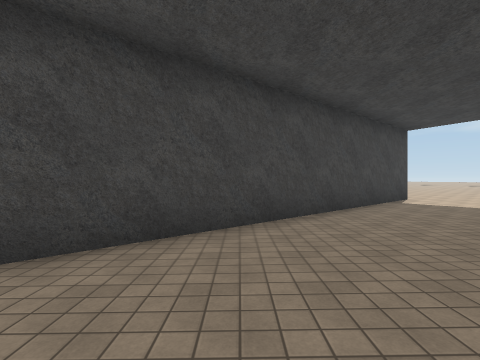
View 1 (above)

24 first-person views from a walk through a 3-D level made in the Unity game engine. The camera is 1.5 m above the floor, looks level and sees 85° across. Doors are open. The floor is counted in squares, 2 m on a side. Each view is taken from the middle of a square. On the plan, view 1 faces up. The plan holds only what a view shows up to about 9 squares ahead; the rest is blank. The place goes on beyond the plan. Some surface patterns are stand-ins.

View 2
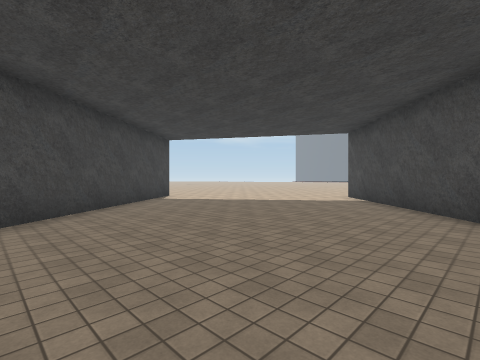

View 3
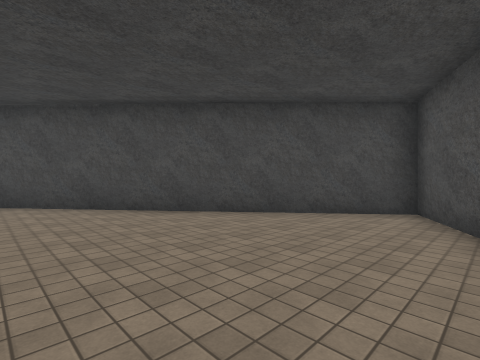

View 4
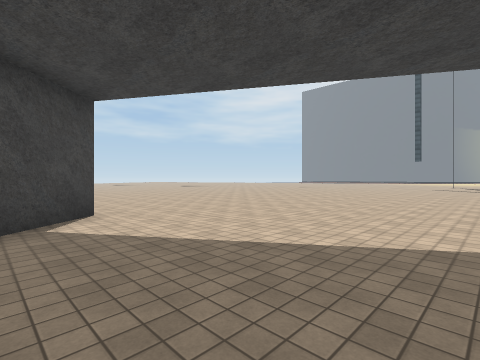

View 5
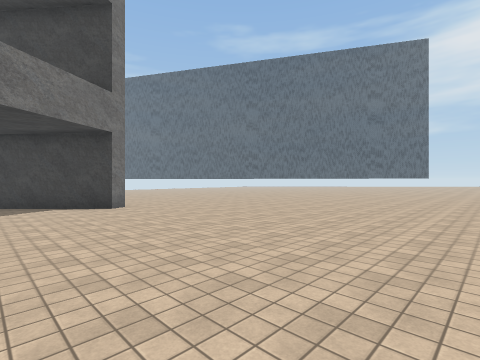

View 6
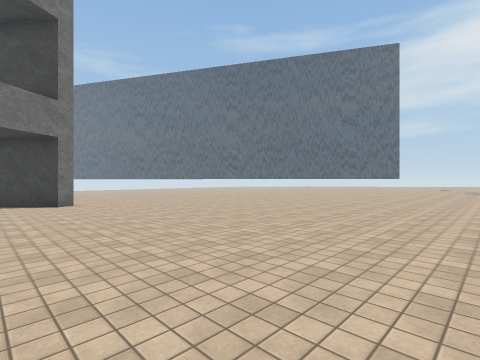

View 7
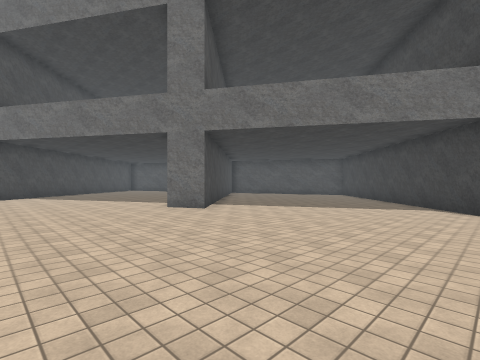

View 8
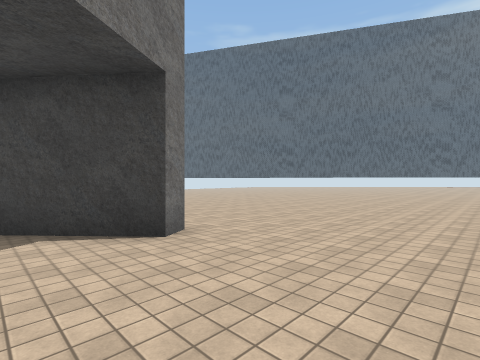

View 9
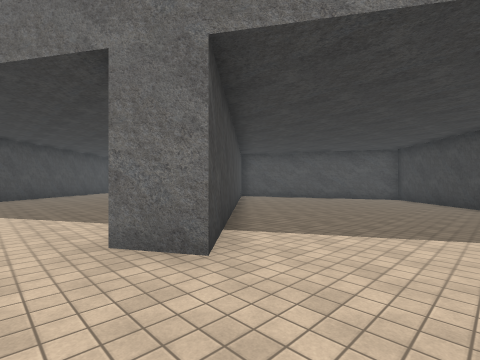

View 10
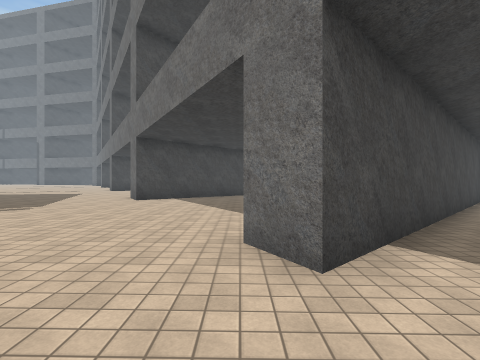

View 11
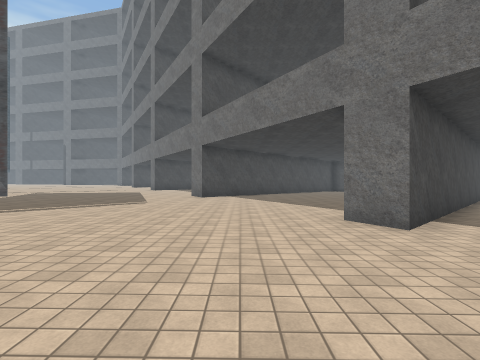

View 12
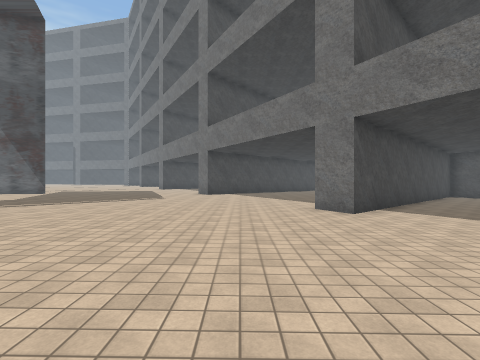

View 13
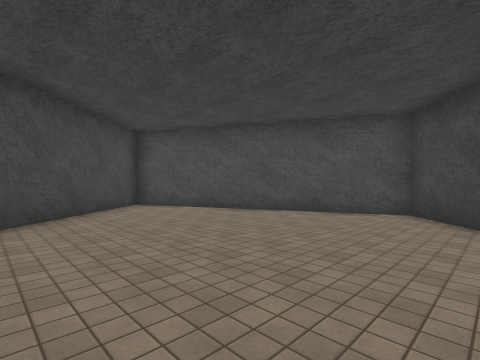

View 14
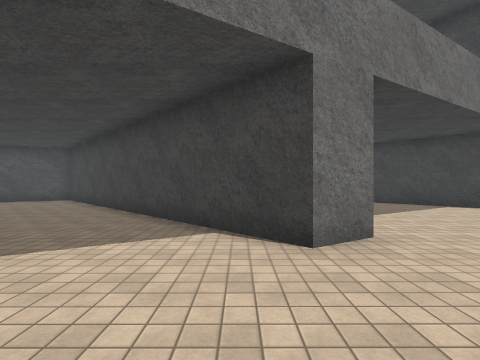

View 15
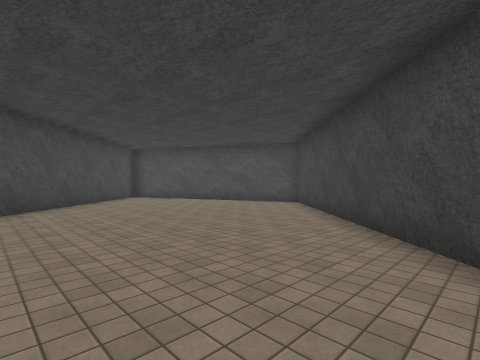

View 16
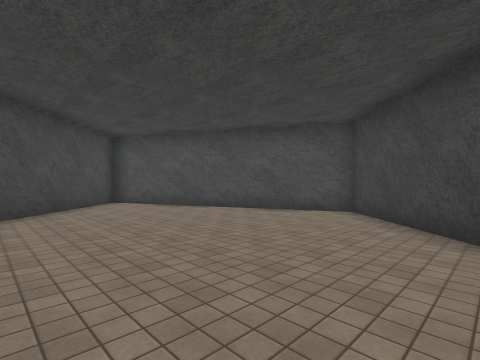

View 17
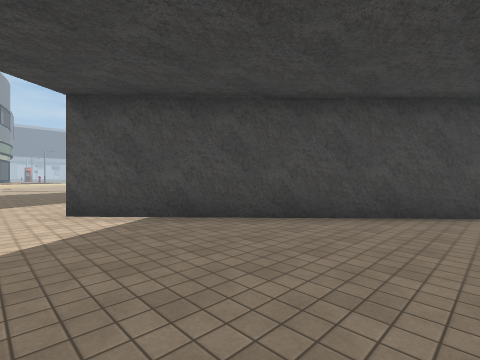

View 18
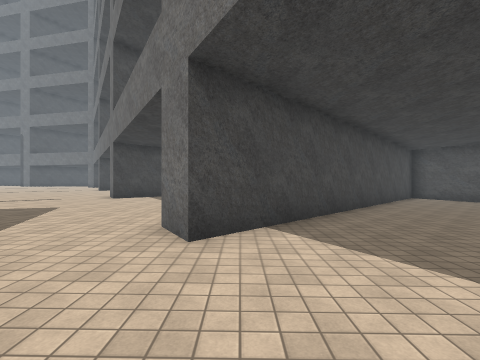

View 19
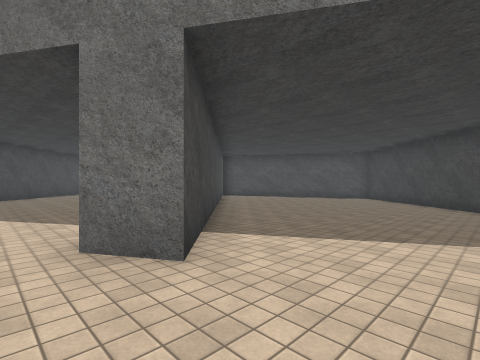

View 20
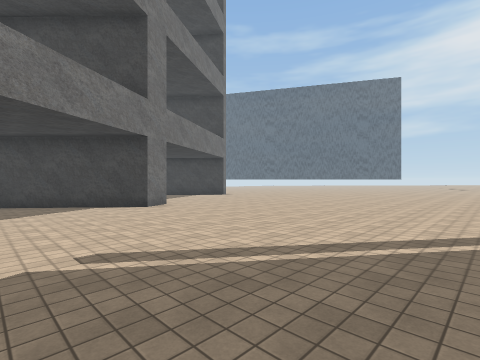

View 21
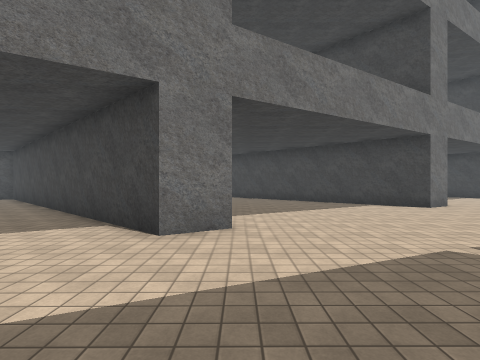

View 22
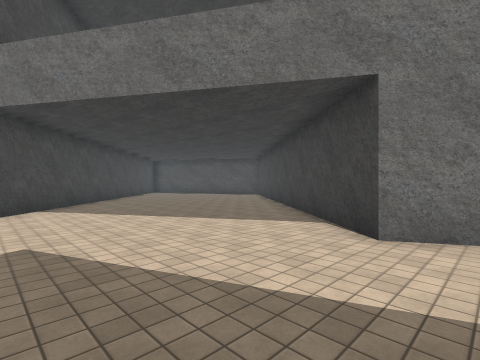

View 23
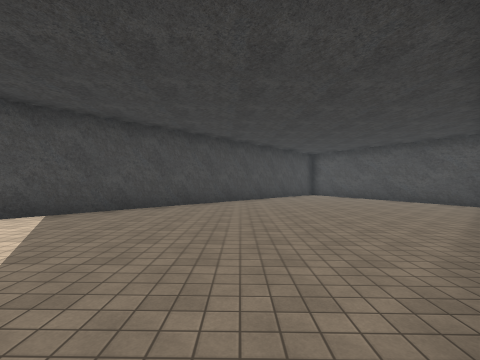

View 24
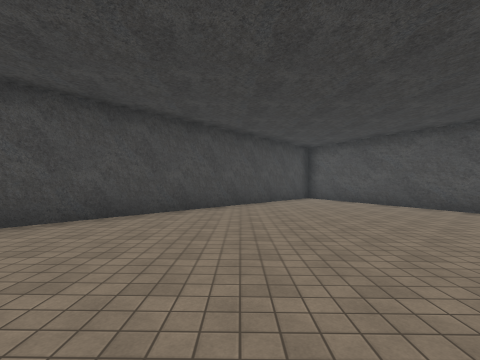

### Floor plan
Key: @ floor where view 1 was taken; # wall or solid block; . main floor; : floor 0.25 m higher than the main floor; - floor 0.25 m lower than the main floor.
Columns run from 4 left of view 1 to 18 right of it. Each row starts with its distance up from view 1.
 17           ...   ::::
 16          ..... .:::::
 15         ........:::::
 14        .........:::::
 13       -.........:::::
 12       --........:::::
 11        -........:::::
 10         ........::::::
  9          #......::::::
  8        ###......::::::
  7       ##........:::::::
  6      ##-.........::::::
  5     ##--.........::::::
  4   ###---.........::::::
  3  ##-----.........::::::
  2 ##-------....#...::::::
  1  #-------..###...::::::
  0  #--@----.###....::::::
 -1  ##------###.....::::::
 -2   #-----###......::::::
 -3   ##---###.......:::::
 -4    #--###........::::::
 -5    #####-........##::::
 -6     ###--.......##:::::
 -7      #---......##.:::::
 -8      #---.....##..:::::
 -9      ##---...###..:::::
-10       #---..###....::::
-11       ##--.###.....:::
-12        #--## .......:##
-13        ##-# ........:#
-14         ###.........##
-15          #.........##
-16          #........##
-17          ##......##
-18           #.....##
-19           ##....#

Positions as (right, up) in squares from view 1, and headings:
1: (0, 0), facing up
2: (0, -1), facing up-right
3: (-1, 1), facing down-right
4: (4, 3), facing up-right
5: (14, 6), facing up-left
6: (16, 7), facing up-left
7: (14, 9), facing down-left
8: (9, 7), facing up-left
9: (11, 5), facing down-left
10: (10, 5), facing down
11: (12, 7), facing down
12: (12, 9), facing down
13: (4, 3), facing down-left
14: (13, 1), facing left
15: (10, -1), facing down-left
16: (8, -4), facing down-left
17: (8, -3), facing down-right
18: (13, -1), facing down
19: (15, -2), facing down-left
20: (18, -2), facing up-left
21: (18, -4), facing left
22: (18, -4), facing down-left
23: (13, -7), facing down
24: (12, -10), facing down
